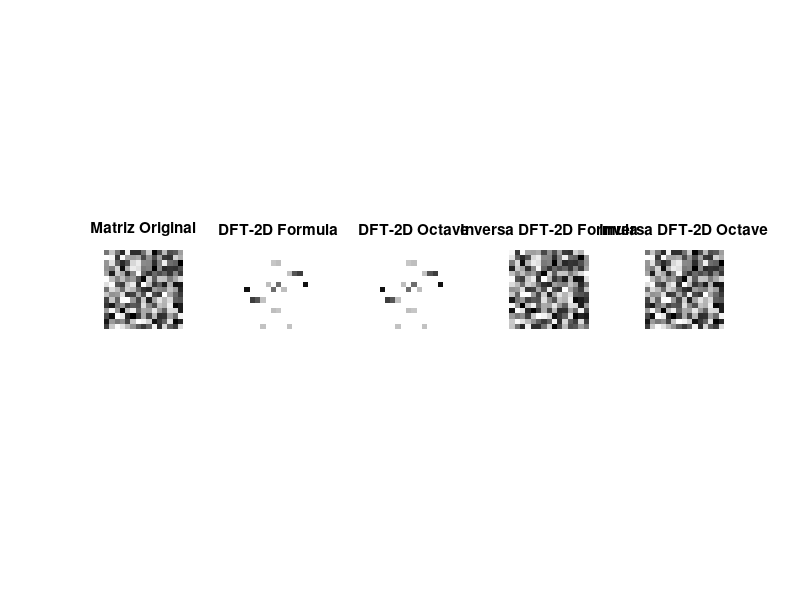

MATLAB code to generate this figure:
clc; clear; close all;

m = 15; n = 15;
A = rand(m, n);
subplot(1, 5, 1);
imshow(A);
title('Matriz Original');

% Implementacion de la DFT-2D, usando la formula original
F = zeros(m, n);
for u = 1:m % Filas de F
  for v = 1:n % Columnas de F
    for x = 0:m-1
      for y = 0:n-1
        F(u, v) = F(u,v)+A(x+1,y+1)*exp(-1i*2*pi*(u*x/m+v*y/n));
      endfor
    endfor
  endfor
endfor
subplot(1, 5, 2);
imshow(abs(F));
title('DFT-2D Formula')

% Calculo de la DFT-2D de A con el metodo de Octave
Aux = fft2(A);
F = [];
for j = 1:m
  F(j, :) = flip(Aux(m-j+1, :)'); % Hacer un flip y calcular el conjugado
endfor  
subplot(1, 5, 3);
imshow(abs(F));
title('DFT-2D Octave');

% Calculo de la Inversa de DFT-2D con la Formula
A1 = zeros(m, n);
for x = 1:m % Filas de F
  for y = 1:n % Columnas de F
    for u = 0:m-1
      for v = 0:n-1
        A1(x,y) = A1(x,y)+F(u+1,v+1)*exp(1i*2*pi*(u*x/m+v*y/n));
      endfor  
    endfor  
  endfor  
endfor
A1 = abs(1/(m*n) * A1);
subplot(1, 5, 4);
imshow(A1);
title('Inversa DFT-2D Formula')

% Calculo de la Inversa de DFT-2D con el metodo de Octave
A2 = abs(ifft2(F));
subplot(1, 5, 5);
imshow(A2);
title('Inversa DFT-2D Octave')

